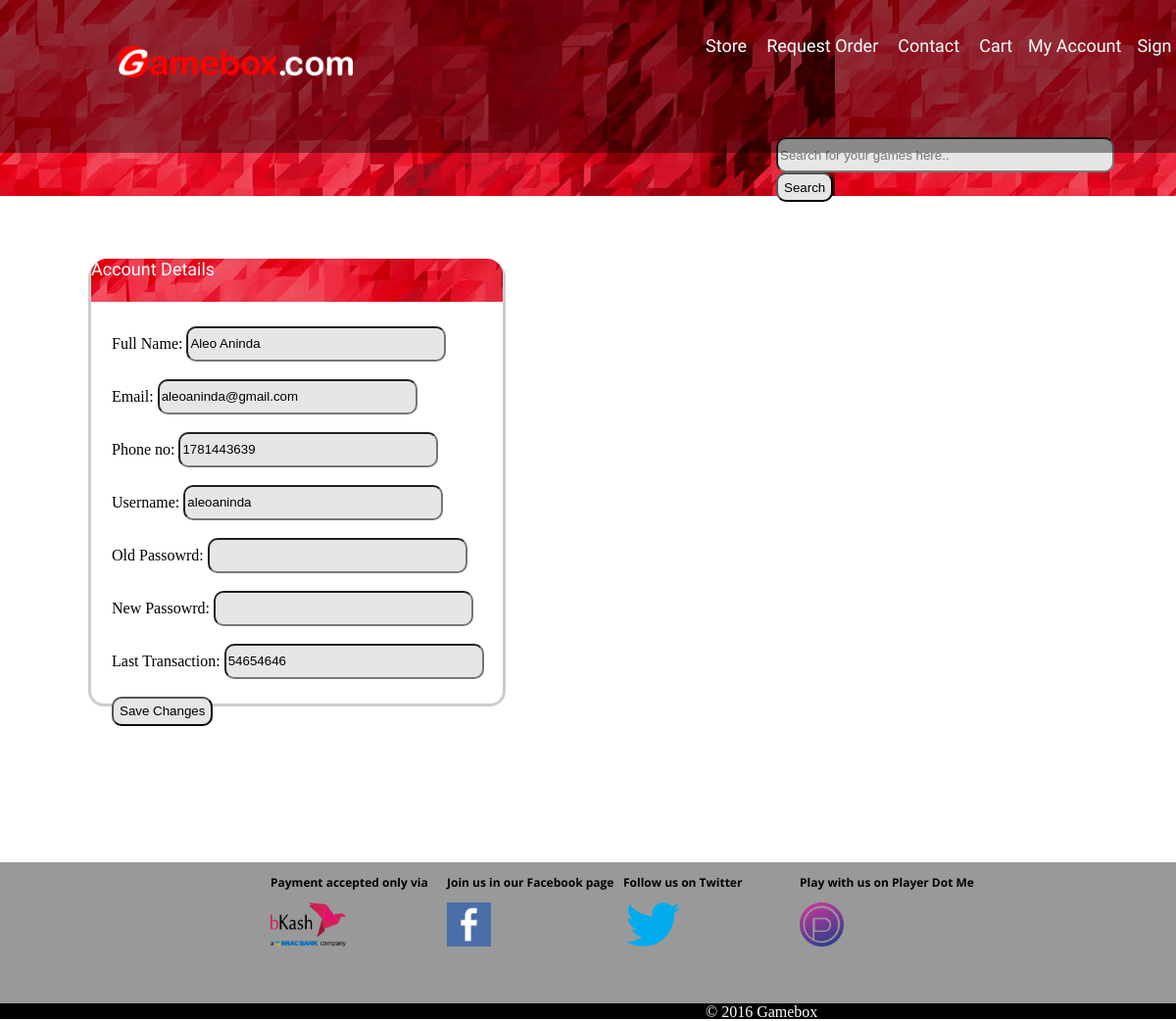
Page /myaccount.php (signed in) on the committed database.
### tables this page shows
CREATE TABLE IF NOT EXISTS `customer` (
  `c_id` int(11) NOT NULL AUTO_INCREMENT,
  `c_name` varchar(30) NOT NULL,
  `c_email` varchar(30) NOT NULL,
  `phone` int(11) DEFAULT NULL,
  `age` int(2) DEFAULT NULL,
  `area` varchar(20) DEFAULT NULL,
  `c_username` varchar(20) NOT NULL,
  `c_password` varchar(32) NOT NULL,
  `trxid` int(30) DEFAULT NULL,
  PRIMARY KEY (`c_id`)
);

### myaccount.php (the view, shortened to what this page needs)
<!DOCTYPE html>
<html>
    <head>
        <link rel="stylesheet" href="stylesheet_gamebox .css" type="text/css" />
    </head>
    <body>
       <div id="headerobx">
              <div id="logodiv"><a href="index.php"><img id="logo" src="gamebox.png"></img></a></div>
              <div id="headerinfo">
                  <a class="headerlink" href="store.php">Store</a> &nbsp &nbsp
                  <a class="headerlink" href="request.php">Request Order</a> &nbsp &nbsp
                  <a class="headerlink" href="contact.php">Contact</a> &nbsp &nbsp
                  <?php
                    if(isset($_SESSION["CUSTOMER_ID"])){
                        echo '<a class="headerlink"'.' href="cart.php">Cart</a> &nbsp &nbsp';
                        echo '<a class="headerlink"'.' href="myaccount.php">My Account</a> &nbsp &nbsp';
                        echo '<a class="headerlink"'.' href="logout.php">Sign out</a> &nbsp &nbsp';
                    }
                    else{
                        header("location: login.php");
                        exit();
                    }
                  ?>
              </div>
        </div>
        <div id="searcharea2">
            <div id="searchbox2">
                <form action="searchresult.php" id="searchinput" method="POST">
                    <input id="sI_O2" type="text" name="searchtext" placeholder="Search for your games here.." size="40"/>
                    <input id="sI_O2" type="submit" value="Search"/>
                </form>
            </div>
        </div>
        <div id="logincontainer">
          <div class="loginclass" id="register">
            <div id="regcont">
              <div id="regbar"><p class="headerlink">Account Details</p></div>
              <div class="formcontainer">
                <form action="myaccount.php" method="POST" id="registrationform">
                  <?php
                    include 'database_auth.php';
                    $c_id=$_SESSION["CUSTOMER_ID"];
                    $sql2="SELECT `c_name`, `c_email`, `phone`, `c_username`, `c_password`, `trxid` FROM `customer` WHERE c_id='$c_id'";
                    $result=$database->query($sql2);
                    $row = mysqli_fetch_array($result);
                    echo 'Full Name: <input value="'.$row["c_name"].'" class="formbox" type="text" name="c_name" size="30"/> <br> <br>';
                    echo 'Email: <input value="'.$row["c_email"].'" class="formbox" type="email" name="c_email" size="30"/> <br> <br>';
                    echo 'Phone no: <input value="'.$row["phone"].'" class="formbox" type="text" name="c_phone" size="30"/> <br> <br>';
                    echo 'Username: <input value="'.$row["c_username"].'" class="formbox" type="text" name="c_username" size="30"/> <br> <br>';
                    echo 'Old Passowrd: <input value="" class="formbox" type="password" name="old_c_password" size="30"/> <br> <br>';
                    echo 'New Passowrd: <input value="" class="formbox" type="password" name="new_c_password" size="30"/> <br> <br>';
                    echo 'Last Transaction: <input value="'.$row["trxid"].'" class="formbox" type="text" name="trx" size="30"/> <br> <br>';
                  ?>
                  <input class="formbox" type="submit" name="accountsubmit" value="Save Changes"/>
                </form>
              </div>
            </div>
          </div>
        </div>
        <div id="tailbox2">
            <div class="tailinfo2"><p>Payment accepted only via</p><a title="Bkash" href="http://www.bkash.com/" target="_blank"><img class="clients2" src="./img/clients/bkash.png"></a></div>
            <div class="tailinfo2"><p>Join us in our Facebook page</p><a title="Facebook" href="https://www.facebook.com/" target="_blank"><img class="clients2" src="./img/clients/facebook.png"></a></div>
            <div class="tailinfo2"><p>Follow us on Twitter</p><a title="Twitter" href="https://twitter.com/" target="_blank"><img class="clients2" src="./img/clients/twitter.png"></a></div>
            <div class="tailinfo2"><p>Play with us on Player Dot Me</p><a title="Player Dot Me" href="https://player.me/" target="_blank"><img class="clients2" src="./img/clients/playerdotme.png"></a></div>
            <div id="tailbar2">&copy 2016 Gamebox &nbsp</div>
        </div>
    </body>
</html>

### stylesheet_gamebox .css (style rules this page uses)
html, body { height: 100%; margin: 0; }
#headerobx { width: 100%; height: 15%; position: fixed; background: rgba(0, 0, 0, 0.4); z-index: 1; }
#logodiv { position: relative; top: 30%; left: 10%; }
#logo { width: 20%; }
#headerinfo { display: inline-block; position: relative; left:60%; }
.headerlink { text-decoration: none; font-family: 'Yanone Kaffeesatz', sans-serif; font-size:1.5vw; color: white; }
#searcharea2 { background-image: url('searcharea.jpg'); width: 100%; height: 25%; }
#searchbox2 { width: 30%; height: 10%; position: relative; top:70%; left:66%; }
#sI_O2 { background-color: #e6e6e6; height: 30px; border-radius: 10px; }
#tailbox2 { margin-top: 10%; width:100%; height:20%; background-color: #999999; float: left; }
.tailinfo2 { float: left; position: relative; left: 23%; font: bold 1vw 'Open Sans', sans-serif; width: 15%; height: 70%; }
#tailbar2 { color: white; position: relative; top: 90%; width: 100%; height: 10%; background-color: black; }
.clients2 { height: 40%; }
#logincontainer { width: 100%; height: 70%; }
.loginclass { float: left; }
#register { width: 50%; height: 100%; }
#regcont { position: relative; left: 15%; top: 12%; width: 70%; height: 80%; border: 3px solid #cccccc; border-radius: 1em; }
#regbar { width: 100%; height: 10%; border: 3px solid none; border-top-left-radius:1em; border-top-right-radius:1em; background-image: url('searcharea.jpg'); margin: 0%; position: relative; bottom: 5.5%; }
.formcontainer { position: relative; left: 5%; width: 100%; height: 100%; }
.formbox { background-color: #e6e6e6; height: 30px; border-radius: 10px; }

### rows in the picture
customer: c_name "Aleo Aninda", c_email "aleoaninda@gmail.com", c_phone "1781443639", c_username "aleoaninda", trx "54654646"
